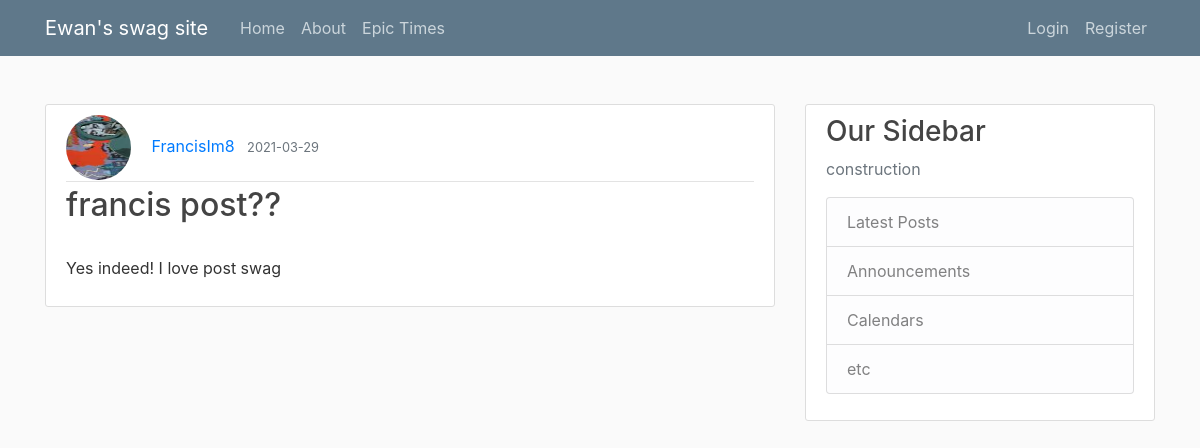
The page /post/5 on the database its author committed.
### flask_attempt/models.py (models this page shows, shortened)
class User(db.Model, UserMixin):
    id = db.Column(db.Integer, primary_key=True)
    username = db.Column(db.String(20), unique=True, nullable=False)
    email = db.Column(db.String(120), unique=True, nullable=False)
    image_file = db.Column(db.String(20), nullable=False, default='default.jpg')
    password = db.Column(db.String(60), nullable=False)
    posts = db.relationship('Post', backref='author', lazy=True)

class Post(db.Model):
    id = db.Column(db.Integer, primary_key=True)
    title = db.Column(db.String(100), nullable=False)
    date_posted = db.Column(db.DateTime, nullable=False, default=datetime.utcnow)
    content = db.Column(db.Text, nullable=False)
    user_id = db.Column(db.Integer, db.ForeignKey('user.id'), nullable=False)

### flask_attempt/routes.py (the view)
@app.route("/post/<int:post_id>")
def post(post_id):
    post = Post.query.get_or_404(post_id)
    return render_template('post.html',title = post.title, post = post)

### flask_attempt/templates/post.html (shortened to what this page needs)
﻿{% extends "layout.html" %}
{% block content %}
<article class="media content-section">
    <div class="media-body">
        <div class="article-metadata">
            <img class="rounded-circle article-img" src="{{url_for('static',filename = 'profile_pics/' + post.author.image_file)}}" />
            <a class="mr-2" href="{{url_for('user_posts', username = post.author.username)}}">{{ post.author.username }}</a>
            <small class="text-muted">{{ post.date_posted.strftime('%Y-%m-%d') }}</small>
        </div>
        <h2><a class="article-title">{{ post.title }}</a></h2>
        <p class="article-content">
            {{ post.content }}
        </p>
    </div>
</article>
{% endblock content %}

### flask_attempt/static/main.css (style rules this page uses)
body { background: #fafafa; color: #333333; margin-top: 5rem; }
h1, h2, h3, h4, h5, h6 { color: #444444; }
.content-section { background: #ffffff; padding: 10px 20px; border: 1px solid #dddddd; border-radius: 3px; margin-bottom: 20px; }
.article-title { color: #444444; }
.article-content { white-space: pre-line; }
.article-img { height: 65px; width: 65px; margin-right: 16px; }
.article-metadata { padding-bottom: 1px; margin-bottom: 4px; border-bottom: 1px solid #e3e3e3 }

### rows shown on the page
User: image_file (picture), author.username "FrancisIm8"
Post: date_posted "2021-03-29", title "francis post??", content "Yes indeed! I love post swag"
